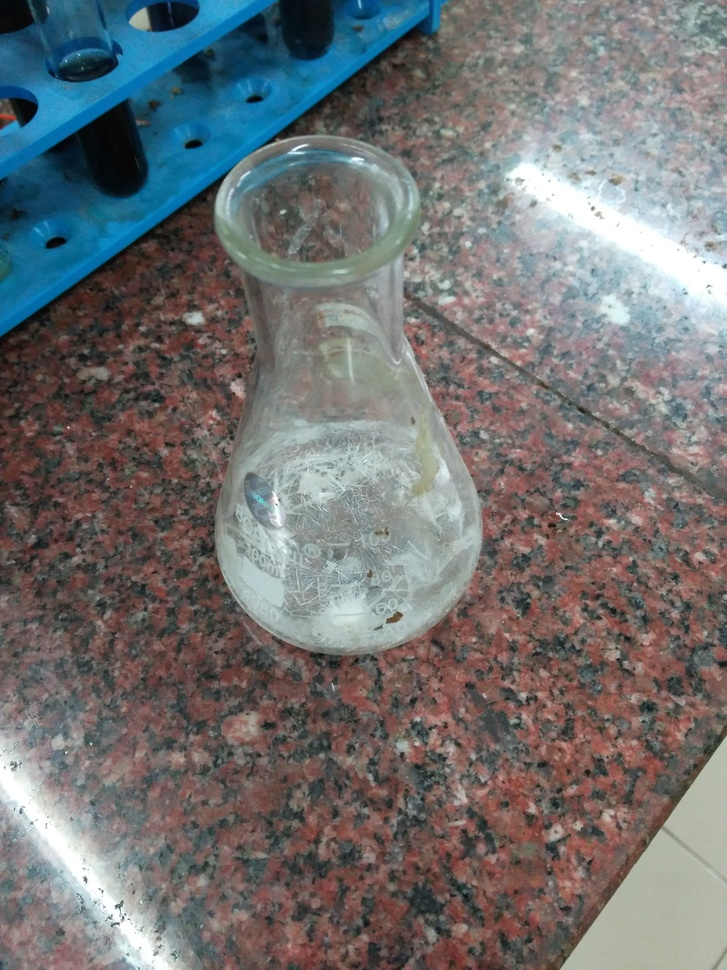
#> input picture D1-06Sarath/Source code/edit.jpg, 727 x 970 px, shrunk from 3120 x 4160 before the run
$ python 'Read an image.py'
#> lines starting #> are read from the running program, lines starting #| are printed output that depends on the picture
import cv2
import numpy
import matplotlib

img=cv2.imread('edit.jpg',0)
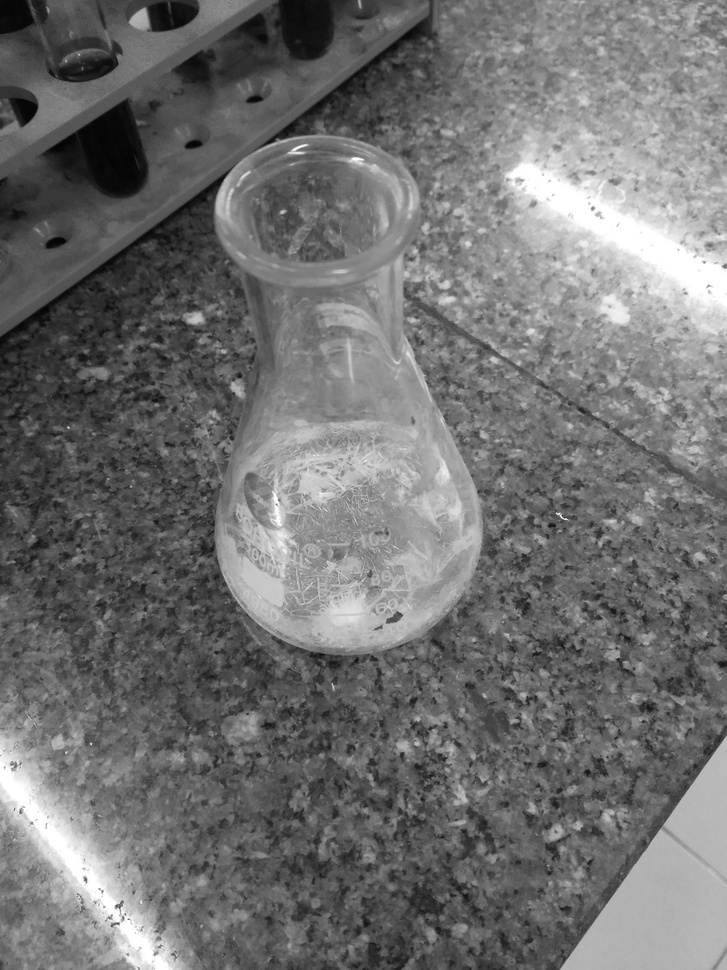
#> img: shape (970, 727); min 2, max 255, mean 112.8
cv2.imshow('image',img)
cv2.waitKey(0)
cv2.destroyAllWindows()
